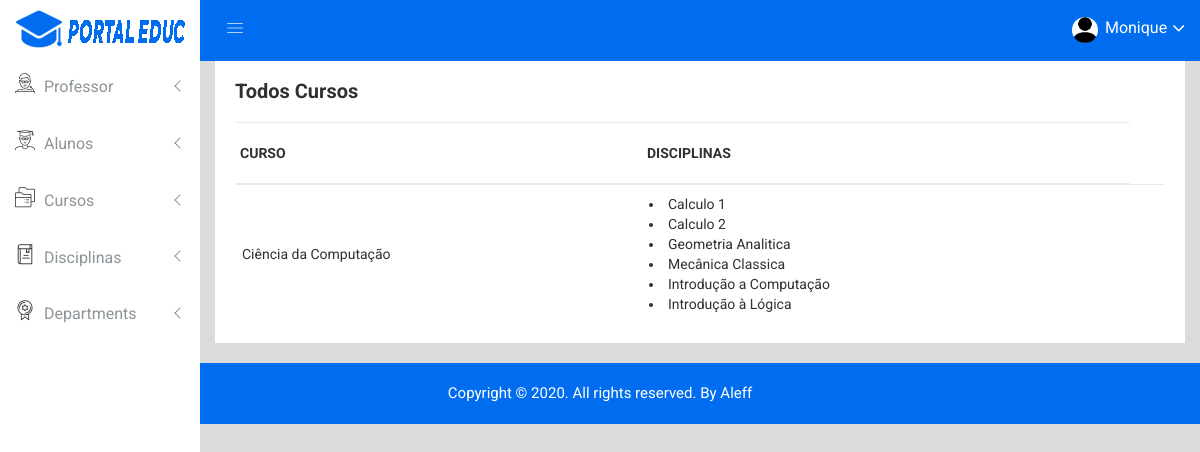
The app's page /all-courses (signed in) with its own data.
### app/models.py (models this page shows, shortened)
class Curso(models.Model):
    nome = models.CharField(max_length=50)
    disciplinas = models.ManyToManyField('Disciplinas')
    class Meta:
        ordering = ['nome']
        '''
        permissions = (
                ('permissao_editar_curso', 'Pode editar cursos'),
                ('permissao_add_curso', 'Pode adicionar'),
                ('permissao_excluir_curso', 'Pode adicionar'),
            ) '''

class Disciplinas(models.Model):
    nome = models.CharField(max_length=50)
    requisitos = models.ManyToManyField('self', null=True, blank=True, symmetrical=False)
    prof = models.ForeignKey(User, on_delete=models.CASCADE, limit_choices_to={'groups__name': 'Professores'})
    alunos = models.ManyToManyField(User,related_name='Alunos', blank=True, limit_choices_to={'groups__name':'Alunos'})
    LOAN_STATUS = (
        ('a', 'Aberta'),
        ('f', 'Fechada'),
        ('e', 'Execução'),
        ('l', 'Finalizada'),
    )
    status = models.CharField(
        max_length=1,
        choices=LOAN_STATUS,
        blank=True,
        default='f',
        help_text='Status da Disciplina',
    )
    class Meta:
        ordering = ['id']

### app/views.py (the view)
# urls.py: path('all-courses', views.all_courses),
@login_required(login_url='/login')
def all_courses (request):
    cursos = Curso.objects.all()
    return render(request, 'all-courses.html', {'cursos': cursos})

### app/templates/all-courses.html (shortened to what this page needs)
{% extends "header.html" %}
{% block content %}
        <div class="product-status mg-b-15">
            <div class="container-fluid">
                <div class="row">
                    <div class="col-lg-12 col-md-12 col-sm-12 col-xs-12">
                        <div class="product-status-wrap">
                            <h4>Todos Cursos</h4>
                            <div class="asset-inner">
                                <table>
                                    <tr>
                                        <th>CURSO</th>
                                        <th>DISCIPLINAS</th>
                                    </tr>
                                    {% for x in cursos %}
                                    <tr>
                                        <td>{{x.nome}}</td>
                                        <td>{% for z in x.disciplinas.all %} <li>{{z.nome}}</li>{%endfor%}</td>
                                        <td>
                                        </td>
                                    </tr>
                                    {% endfor %}
                                </table>
                            </div>
                        </div>
                    </div>
                </div>
            </div>
        </div>
    </div>
{% endblock %}

### app/templates/header.html (shortened to what this page needs)
<!DOCTYPE html>
{% load static %}
<html class="no-js" lang="pt-br">
<head>
    <link rel="stylesheet" href="{% static 'css/bootstrap.min.css'%}">
    <link rel="stylesheet" href="{% static 'css/font-awesome.min.css'%}">
    <link rel="stylesheet" href="{% static 'css/owl.carousel.css'%}">
    <link rel="stylesheet" href="{% static 'css/owl.theme.css'%}">
    <link rel="stylesheet" href="{% static 'css/owl.transitions.css'%}">
    <link rel="stylesheet" href="{% static 'css/animate.css'%}">
    <link rel="stylesheet" href="{% static 'css/normalize.css'%}">
    <link rel="stylesheet" href="{% static 'css/meanmenu.min.css'%}">
    <link rel="stylesheet" href="{% static 'css/main.css'%}">
    <link rel="stylesheet" href="{% static 'css/educate-custon-icon.css'%}">
    <link rel="stylesheet" href="{% static 'css/morrisjs/morris.css'%}">
    <link rel="stylesheet" href="{% static 'css/scrollbar/jquery.mCustomScrollbar.min.css'%}">
    <link rel="stylesheet" href="{% static 'css/metisMenu/metisMenu.min.css'%}">
    <link rel="stylesheet" href="{% static 'css/metisMenu/metisMenu-vertical.css'%}">
    <link rel="stylesheet" href="{% static 'css/calendar/fullcalendar.min.css'%}">
    <link rel="stylesheet" href="{% static 'css/calendar/fullcalendar.print.min.css'%}">
    <link rel="stylesheet" href="{% static 'style.css'%}">
    <link rel="stylesheet" href="{% static 'css/responsive.css'%}">
</head>
<body>
    <div class="left-sidebar-pro">
        <nav id="sidebar" class="">
            <div class="sidebar-header">
                <a href="/"><img class="main-logo" src="{% static 'img/logo/logo1.png'%}" alt="" /></a>
            </div>
            <div class="left-custom-menu-adp-wrap comment-scrollbar" >
                <nav class="sidebar-nav left-sidebar-menu-pro" >
                    <ul class="metismenu" id="menu1">
                        <li>
                            <a class="has-arrow" href="all-professors.html" aria-expanded="false"><span class="educate-icon educate-professor icon-wrap"></span> <span class="mini-click-non">Professor</span></a>
                        </li>
                        <li>
                            <a class="has-arrow" href="all-students.html" aria-expanded="false"><span class="educate-icon educate-student icon-wrap"></span> <span class="mini-click-non">Alunos</span></a>
                        </li>
                        <li>
                            <a class="has-arrow" href="all-courses.html" aria-expanded="false"><span class="educate-icon educate-course icon-wrap"></span> <span class="mini-click-non">Cursos</span></a>
                        </li>
                        <li>
                            <a class="has-arrow" href="all-courses.html" aria-expanded="false"><span class="educate-icon educate-library icon-wrap"></span> <span class="mini-click-non">Disciplinas</span></a>
                        </li>
                        <li>
                            <a class="has-arrow" href="all-courses.html" aria-expanded="false"><span class="educate-icon educate-department icon-wrap"></span> <span class="mini-click-non">Departments</span></a>
                        </li>
                    </ul>
                </nav>
            </div>
        </nav>
    </div>
    <div class="all-content-wrapper">
        <div class="container-fluid">
            <div class="row">
                <div class="col-lg-12 col-md-12 col-sm-12 col-xs-12">
                    <div class="logo-pro">
                        <a href="index.html"><img class="main-logo" src="{% static 'img/logo/logo.png'%}" alt="" /></a>
                    </div>
                </div>
            </div>
        </div>
        <div class="header-advance-area">
            <div class="header-top-area">
                <div class="container-fluid">
                    <div class="row">
                        <div class="col-lg-12 col-md-12 col-sm-12 col-xs-12">
                            <div class="header-top-wraper">
                                <div class="row">
                                    <div class="col-lg-1 col-md-0 col-sm-1 col-xs-12">
                                        <div class="menu-switcher-pro">
                                            <button type="button" id="sidebarCollapse" class="btn bar-button-pro header-drl-controller-btn btn-info navbar-btn">
													<i class="educate-icon educate-nav"></i>
												</button>
                                        </div>
                                    </div>
                                    <div class="col-lg-5 col-md-5 col-sm-12 col-xs-12">
                                        <div class="header-right-info">
                                            <ul class="nav navbar-nav mai-top-nav header-right-menu">
                                                <li class="nav-item">
                                                    <a href="#" data-toggle="dropdown" role="button" aria-expanded="false" class="nav-link dropdown-toggle">
															<img src="{% static 'img/product/pro5.jpg'%}" alt="" />
															<span class="admin-name">{{user.first_name}}</span>
															<i class="fa fa-angle-down edu-icon edu-down-arrow"></i>
														</a>
                                                </li>
                                            </ul>
                                        </div>
                                    </div>
                                </div>
                            </div>
                        </div>
                    </div>
                </div>
            </div>
        </div>
        {% block content %} {% endblock %}
</body>
        <div class="footer-copyright-area">
            <div class="container-fluid">
                <div class="row">
                    <div class="col-lg-12">
                        <div class="footer-copy-right">
                            <p>Copyright © 2020. All rights reserved. By <a href="https://github.com/jhom1310">Aleff</a></p>
                        </div>
                    </div>
                </div>
            </div>
        </div>
</html>

### app/static/css/main.css (style rules this page uses)
html { color: #222; font-size: 1em; line-height: 1.4; }
audio, canvas, iframe, img, svg, video { vertical-align: middle; }

### app/static/css/metisMenu/metisMenu-vertical.css (style rules this page uses)
.sidebar-nav { background: #fff; }
.sidebar-nav ul { padding: 0; margin: 0; list-style: none; background: #f5f5f5; }
.sidebar-nav .metismenu { background: #fff; display: -webkit-box; display: -ms-flexbox; display: flex; -webkit-box-orient: vertical; -webkit-box-direction: normal; -ms-flex-direction: column; flex-direction: column; }
.sidebar-nav .metismenu li + li { margin-top: 5px; }
.sidebar-nav .metismenu li:last-child { margin-bottom: 5px; }
.sidebar-nav .metismenu > li { display: -webkit-box; display: -ms-flexbox; display: flex; -webkit-box-orient: vertical; -webkit-box-direction: normal; -ms-flex-direction: column; flex-direction: column; position: relative; }
.sidebar-nav .metismenu a { position: relative; display: block; padding: 13px 15px; color: #444; outline-width: 0; transition: all .3s ease-out; font-size:16px; font-weight:400; }
.sidebar-nav .metismenu li .icon-wrap { margin-right:5px; font-size:20px; color:#303030; }

### records on screen
Curso: nome "Ciência da Computação"
Disciplinas: nome "Calculo 1"
Disciplinas: nome "Calculo 2"
Disciplinas: nome "Geometria Analitica"
Disciplinas: nome "Mecânica Classica"
Disciplinas: nome "Introdução a Computação"
Disciplinas: nome "Introdução à Lógica"

### other values on screen
{{ user.first_name }} "Monique"
